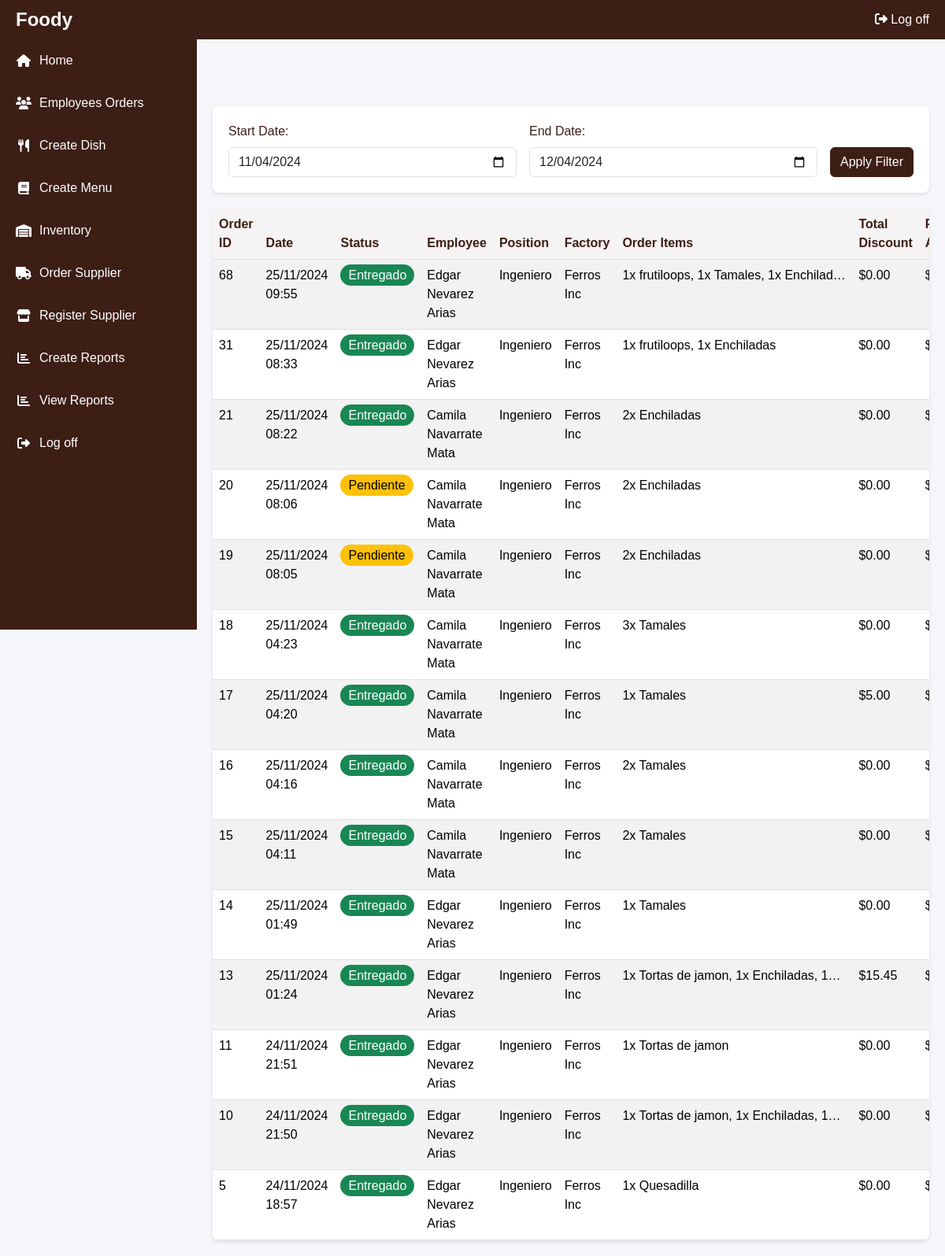
Screenshot of /DiningRoomManager/viewOrderEmplo.php with the database file from the repository.
### tables this page shows
CREATE TABLE `orderEmp` (
  `num` int NOT NULL AUTO_INCREMENT,
  `paymentAmount` float NOT NULL,
  `dateOrde` datetime DEFAULT CURRENT_TIMESTAMP,
  `totalDiscount` float NOT NULL,
  `employee` int NOT NULL,
  `status` varchar(5) NOT NULL,
  PRIMARY KEY (`num`),
  KEY `employee` (`employee`),
  KEY `status` (`status`),
  CONSTRAINT `orderEmp_ibfk_1` FOREIGN KEY (`employee`) REFERENCES `employee` (`num`),
  CONSTRAINT `orderEmp_ibfk_2` FOREIGN KEY (`status`) REFERENCES `status` (`code`)
);

CREATE TABLE `status` (
  `code` varchar(5) NOT NULL,
  `description` varchar(10) NOT NULL,
  PRIMARY KEY (`code`)
);

### DiningRoomManager/viewOrderEmplo.php (the view, shortened to what this page needs)
<?php
global $conn;
function getOrders($startDate = null, $endDate = null) {
    global $conn;
    $sql = "SELECT
            oe.num as order_id,
            oe.dateOrde as order_date,
            oe.paymentAmount as final_amount,
            oe.totalDiscount,
            s.description as status,
            s.code as status_code,
            CONCAT(e.firstName, ' ', e.middleName, ' ', COALESCE(e.lastName, '')) as employee_name,
            jp.description as job_position,
            f.name as factory_name,
            GROUP_CONCAT(
                CONCAT(od.numberDishes, 'x ', d.name)
                SEPARATOR ', '
            ) as order_items
            FROM orderEmp oe
            JOIN status s ON oe.status = s.code
            JOIN employee e ON oe.employee = e.num
            JOIN factory f ON e.factory = f.code
            JOIN jobPosition jp ON e.jobPosition = jp.code
            JOIN ord_dish od ON oe.num = od.orderEmp
            JOIN dish d ON od.dish = d.code
            WHERE DATE(oe.dateOrde) BETWEEN ? AND ?
            GROUP BY oe.num
            ORDER BY oe.dateOrde DESC";
    $stmt = $conn->prepare($sql);
    $stmt->bind_param("ss", $startDate, $endDate);
    $stmt->execute();
    $result = $stmt->get_result();
    return $result;
}
$filterStartDate = isset($_GET['filter_start_date']) ? $_GET['filter_start_date'] : date('Y-m-d', strtotime('-30 days'));
$filterEndDate = isset($_GET['filter_end_date']) ? $_GET['filter_end_date'] : date('Y-m-d');
$orders = getOrders($filterStartDate, $filterEndDate);
?>
<!DOCTYPE html>
<html lang="en">
<head>
    <link rel="stylesheet" href="../css/static/css/bootstrap.min.css">
    <link rel="stylesheet" href="/css/DiningRoMCSS/report.css">
</head>
<body>
    <nav class="top-nav">
        <div class="brand">
            <a href="homeDiningRoom.php">Foody</a>
        </div>
        <div class="user-menu">
            <a href="../index.php"><i class="fas fa-sign-out-alt"></i> Log off</a>
        </div>
    </nav>
    <nav class="sidebar">
        <div class="sidebar-nav">
            <ul>
                <li><a href="homeDiningRoom.php"><i class="fas fa-home"></i>Home</a></li>
                <li><a href="#"><i class="fas fa-users"></i>Employees Orders</a></li>
                <li><a href="createDish.php"><i class="fas fa-utensils"></i>Create Dish</a></li>
                <li><a href="createmenu.php"><i class="fas fa-book"></i>Create Menu</a></li>
                <li><a href="inventoryIngredients.php"><i class="fas fa-warehouse"></i>Inventory</a></li>
                <li><a href="orderSupplier.php"><i class="fas fa-truck"></i>Order Supplier</a></li>
                <li><a href="createSupplier.php"><i class="fas fa-store"></i>Register Supplier</a></li>
                <li><a href="createReport.php"><i class="fas fa-chart-bar"></i>Create Reports</a></li>
                <li><a href="reports.php"><i class="fas fa-chart-bar"></i>View Reports</a></li>
                <li><a href="../index.php"><i class="fas fa-sign-out-alt"></i>Log off</a></li>
            </ul>
        </div>
    </nav>
    <header class="header">
        <h1>Employee Orders</h1>
    </header>
    <main class="main-content">
        <div class="filter-section">
            <form method="GET" class="d-flex gap-3">
                <div class="flex-grow-1">
                    <label for="filter_start_date" class="form-label">Start Date:</label>
                    <input type="date" id="filter_start_date" name="filter_start_date"
                           class="form-control" value="<?php echo $filterStartDate; ?>"
                           max="<?php echo date('Y-m-d'); ?>">
                </div>
                <div class="flex-grow-1">
                    <label for="filter_end_date" class="form-label">End Date:</label>
                    <input type="date" id="filter_end_date" name="filter_end_date"
                           class="form-control" value="<?php echo $filterEndDate; ?>"
                           max="<?php echo date('Y-m-d'); ?>">
                </div>
                <div class="align-self-end">
                    <button type="submit" class="btn btn-primary">Apply Filter</button>
                </div>
            </form>
        </div>
        <div class="reports-table">
            <?php if (is_array($orders) && isset($orders['error'])): ?>
                <div class="alert alert-info">
                    <?php echo htmlspecialchars($orders['error']); ?>
                </div>
            <?php else: ?>
                <table class="table table-striped">
                    <thead>
                        <tr>
                            <th>Order ID</th>
                            <th>Date</th>
                            <th>Status</th>
                            <th>Employee</th>
                            <th>Position</th>
                            <th>Factory</th>
                            <th>Order Items</th>
                            <th>Total Discount</th>
                            <th>Payment Amount</th>
                        </tr>
                    </thead>
                    <tbody>
                        <?php while ($row = $orders->fetch_assoc()): ?>
                            <tr>
                                <td><?php echo htmlspecialchars($row['order_id']); ?></td>
                                <td><?php echo date('d/m/Y H:i', strtotime($row['order_date'])); ?></td>
                                <td>
                                    <span class="status-<?php echo htmlspecialchars($row['status_code']); ?>">
                                        <?php echo htmlspecialchars($row['status']); ?>
                                    </span>
                                </td>
                                <td><?php echo htmlspecialchars($row['employee_name']); ?></td>
                                <td><?php echo htmlspecialchars($row['job_position']); ?></td>
                                <td><?php echo htmlspecialchars($row['factory_name']); ?></td>
                                <td class="order-items"><?php echo htmlspecialchars($row['order_items']); ?></td>
                                <td>$<?php echo number_format($row['totalDiscount'], 2); ?></td>
                                <td>$<?php echo number_format($row['final_amount'], 2); ?></td>
                            </tr>
                        <?php endwhile; ?>
                    </tbody>
                </table>
            <?php endif; ?>
        </div>
    </main>
</body>
</html>

### css/DiningRoMCSS/report.css (style rules this page uses)
:root { --sidebar-width: 250px; --header-height: 60px; --top-nav-height: 50px; --primary-color: #3c1e15; --secondary-color: #59422b; --text-light: #ffffff; }
* { margin: 0; padding: 0; box-sizing: border-box; }
body { font-family: Arial, sans-serif; background-color: #f4f6f9; padding-top: var(--top-nav-height); }
.top-nav { position: fixed; top: 0; left: 0; right: 0; height: var(--top-nav-height); background-color: var(--primary-color); color: var(--text-light); display: flex; justify-content: space-between; align-items: center; padding: 0 20px; z-index: 1100; }
.top-nav .brand a { color: var(--text-light); font-size: 1.5rem; text-decoration: none; font-weight: bold; }
.top-nav .user-menu a { color: var(--text-light); text-decoration: none; }
.sidebar { position: fixed; left: 0; top: var(--top-nav-height); width: var(--sidebar-width); height: calc(100vh - var(--top-nav-height)); background-color: var(--primary-color); transition: transform 0.3s ease; z-index: 1000; overflow-y: auto; }
.sidebar-nav ul { list-style: none; padding: 0; margin: 0; }
.sidebar-nav li a { display: flex; align-items: center; padding: 15px 20px; color: var(--text-light); text-decoration: none; transition: background-color 0.3s; }
.sidebar-nav i { margin-right: 10px; width: 20px; text-align: center; }
.main-content { margin-left: var(--sidebar-width); padding: 20px; min-height: calc(100vh - var(--top-nav-height)); transition: margin-left 0.3s ease; }
.header { margin-bottom: 30px; }
.header h1 { margin: 0; font-size: 1.8rem; color: var(--primary-color); }
.reports-table { background: white; border-radius: 8px; box-shadow: 0 2px 4px rgba(60, 30, 21, 0.1); overflow-x: auto; }
.reports-table table { width: 100%; margin-bottom: 0; }
.reports-table th { background-color: rgba(60, 30, 21, 0.05); color: var(--primary-color); font-weight: 600; }
.filter-section { background: white; padding: 20px; border-radius: 8px; margin-bottom: 20px; box-shadow: 0 2px 4px rgba(60, 30, 21, 0.1); }
.filter-section .form-label { margin-bottom: 0.5rem; color: var(--primary-color); }
.btn-primary { background-color: var(--primary-color); border-color: var(--primary-color); color: var(--text-light); }
.status-PND { background-color: #ffc107; color: black; padding: 5px 10px; border-radius: 15px; }
.status-ETR { background-color: #198754; color: white; padding: 5px 10px; border-radius: 15px; }
.order-items { max-width: 300px; white-space: nowrap; overflow: hidden; text-overflow: ellipsis; }

### DiningRoomManager/viewOrderEmplo.php (style rules this page uses)
.status-PND { background-color: #ffc107; color: black; padding: 5px 10px; border-radius: 15px; }
.status-ETR { background-color: #198754; color: white; padding: 5px 10px; border-radius: 15px; }
.order-items { max-width: 300px; white-space: nowrap; overflow: hidden; text-overflow: ellipsis; }

### rows the page displays
orderemp: num "68", dateOrde "25/11/2024 09:55", status.description "Entregado", employee_name "Edgar Nevarez Arias", job_position "Ingeniero", factory_name "Ferros Inc", order_items "1x frutiloops, 1x Tamales, 1x Enchiladas", totalDiscount "0.00"
orderemp: num "31", dateOrde "25/11/2024 08:33", status.description "Entregado", employee_name "Edgar Nevarez Arias", job_position "Ingeniero", factory_name "Ferros Inc", order_items "1x frutiloops, 1x Enchiladas", totalDiscount "0.00"
orderemp: num "21", dateOrde "25/11/2024 08:22", status.description "Entregado", employee_name "Camila Navarrate Mata", job_position "Ingeniero", factory_name "Ferros Inc", order_items "2x Enchiladas", totalDiscount "0.00"
orderemp: num "20", dateOrde "25/11/2024 08:06", status.description "Pendiente", employee_name "Camila Navarrate Mata", job_position "Ingeniero", factory_name "Ferros Inc", order_items "2x Enchiladas", totalDiscount "0.00"
orderemp: num "19", dateOrde "25/11/2024 08:05", status.description "Pendiente", employee_name "Camila Navarrate Mata", job_position "Ingeniero", factory_name "Ferros Inc", order_items "2x Enchiladas", totalDiscount "0.00"
orderemp: num "18", dateOrde "25/11/2024 04:23", status.description "Entregado", employee_name "Camila Navarrate Mata", job_position "Ingeniero", factory_name "Ferros Inc", order_items "3x Tamales", totalDiscount "0.00"
orderemp: num "17", dateOrde "25/11/2024 04:20", status.description "Entregado", employee_name "Camila Navarrate Mata", job_position "Ingeniero", factory_name "Ferros Inc", order_items "1x Tamales", totalDiscount "5.00"
orderemp: num "16", dateOrde "25/11/2024 04:16", status.description "Entregado", employee_name "Camila Navarrate Mata", job_position "Ingeniero", factory_name "Ferros Inc", order_items "2x Tamales", totalDiscount "0.00"
orderemp: num "15", dateOrde "25/11/2024 04:11", status.description "Entregado", employee_name "Camila Navarrate Mata", job_position "Ingeniero", factory_name "Ferros Inc", order_items "2x Tamales", totalDiscount "0.00"
orderemp: num "14", dateOrde "25/11/2024 01:49", status.description "Entregado", employee_name "Edgar Nevarez Arias", job_position "Ingeniero", factory_name "Ferros Inc", order_items "1x Tamales", totalDiscount "0.00"
orderemp: num "13", dateOrde "25/11/2024 01:24", status.description "Entregado", employee_name "Edgar Nevarez Arias", job_position "Ingeniero", factory_name "Ferros Inc", order_items "1x Tortas de jamon, 1x Enchiladas, 1…", totalDiscount "15.45"
orderemp: num "11", dateOrde "24/11/2024 21:51", status.description "Entregado", employee_name "Edgar Nevarez Arias", job_position "Ingeniero", factory_name "Ferros Inc", order_items "1x Tortas de jamon", totalDiscount "0.00"
orderemp: num "10", dateOrde "24/11/2024 21:50", status.description "Entregado", employee_name "Edgar Nevarez Arias", job_position "Ingeniero", factory_name "Ferros Inc", order_items "1x Tortas de jamon, 1x Enchiladas, 1…", totalDiscount "0.00"
orderemp: num "5", dateOrde "24/11/2024 18:57", status.description "Entregado", employee_name "Edgar Nevarez Arias", job_position "Ingeniero", factory_name "Ferros Inc", order_items "1x Quesadilla", totalDiscount "0.00"
